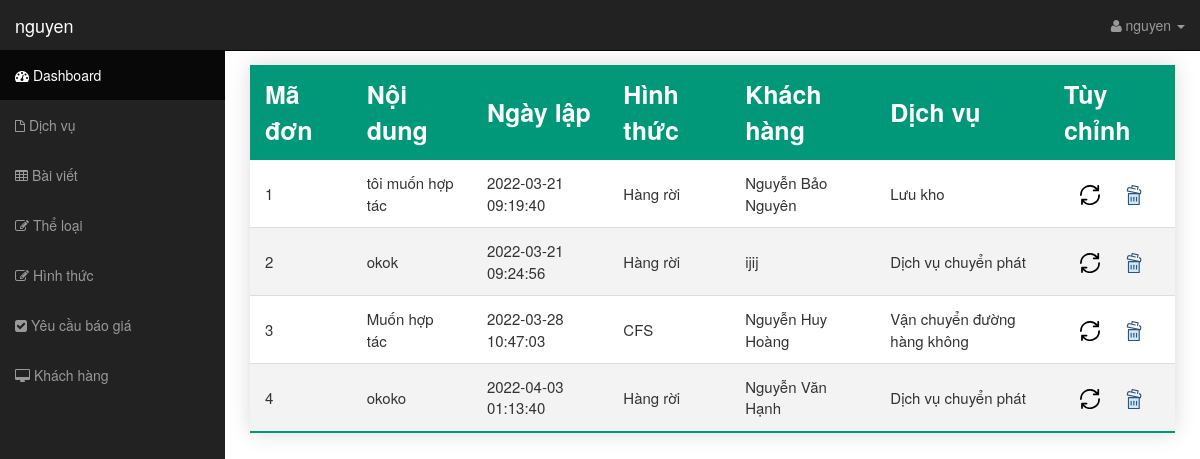
The app's page /controller/admin.php?view=yeucaudongia (signed in), older data.
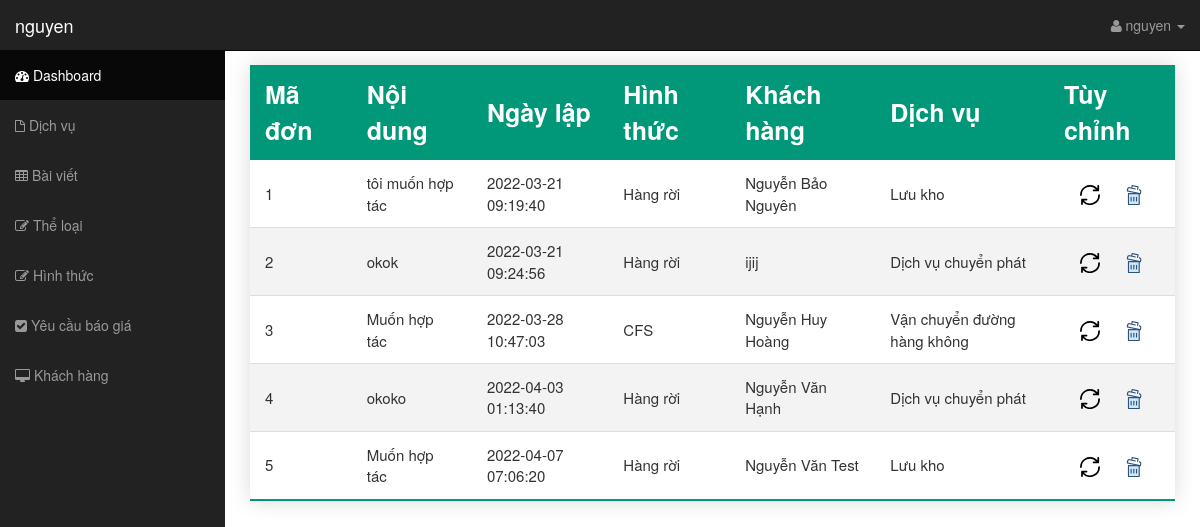
The same page, newer data.
### tables this page shows
CREATE TABLE `ttdonbaogia` (
  `madon` int(11) NOT NULL,
  `noidung` varchar(255) NOT NULL,
  `ngaylap` datetime NOT NULL,
  `mahinhthuc` int(11) NOT NULL,
  `makh` int(11) NOT NULL,
  `madv` varchar(32) NOT NULL
);

CREATE TABLE `hinhthuc` (
  `mahinhthuc` int(11) NOT NULL,
  `tenhinhthuc` varchar(255) NOT NULL
);

CREATE TABLE `khachhang` (
  `makh` int(11) NOT NULL,
  `tenkhachhang` varchar(255) NOT NULL,
  `diachi` varchar(255) NOT NULL,
  `email` varchar(100) NOT NULL
);

CREATE TABLE `dichvu` (
  `madv` varchar(32) NOT NULL,
  `tendv` varchar(255) NOT NULL,
  `noidung` text NOT NULL
);

### controller/admin.php (called while the page is built)
<?php
include "../view/admin/header.php";
include "../view/admin/admin.php";
include "../view/admin/footer.php";
?>

### model/thuvien.php (called while the page is built, shortened)
<?php
function showDatabase($pdo, $table) {
	$select = "SELECT * FROM $table";
	$stmt = $pdo->prepare($select);
	$stmt->execute();
	$element = $stmt->fetchAll(PDO::FETCH_ASSOC);
	$pdo = null;
	return $element;
}
function showDatabaseWithId($pdo, $table, $key, $id) {
	$select = "SELECT * FROM $table WHERE $key = '$id'";
	$stmt = $pdo->prepare($select);
	$stmt->execute();
	$element = $stmt->fetchAll(PDO::FETCH_ASSOC);
	$pdo = null;
	return $element;
}
?>

### view/admin/yeucaudongia.php (the view)
<table class="styled-table">
    <thead>
        <tr>
            <th>Mã đơn </th>
            <th>Nội dung</th>
            <th>Ngày lập</th>
            <th>Hình thức</th>
            <th>Khách hàng</th>
            <th>Dịch vụ</th>
            <th>Tùy chỉnh</th>
        </tr>
    </thead>
    <tbody>
        <?php
            $table = "ttdonbaogia";
            $row = showDatabase($pdo, $table);
            foreach ($row as $value) {
        ?>
            <tr>
                <td><?php echo $value['madon'];?></td>
                <td><?php echo $value['noidung'];?></td>
                <td><?php echo $value['ngaylap'];?></td>
                <td><?php
                    $hinhthuc = showDatabaseWithId($pdo, "hinhthuc", "mahinhthuc" , $value["mahinhthuc"]);
                    foreach ($hinhthuc as  $infor_hinhthuc) {
                        echo $infor_hinhthuc['tenhinhthuc'];
                    }
                ?></td>
                <td><?php
                    $khachhang = showDatabaseWithId($pdo, "khachhang", "makh" , $value["makh"]);
                    foreach ($khachhang as  $infor_khachhang) {
                        echo $infor_khachhang['tenkhachhang'];
                    }
                ?></td>
                <td><?php
                    $dichvu = showDatabaseWithId($pdo, "dichvu", "madv" , $value["madv"]);
                    foreach ($dichvu as  $infor_dv) {
                        echo $infor_dv['tendv'];
                    }
                ?></td>
                <td class="option">
                    <a class="update" href="../controller/sua_kh.php?makh=<?php echo $value['makh'];?>" value="">
                        <img src="../view/images/icon/update.svg" title="<?php echo $value['makh'];?>" alt="Cập nhật">
                    </a>
                    <a href="../controller/xoa_kh.php?makh=<?php echo $value['makh'];?>">
                        <img src="../view/images/icon/delete.svg" title="Xóa" alt="Xóa">
                    </a>
                </td>
            </tr>
        <?php } ?>
    </tbody>
</table>

### view/admin/header.php (shortened to what this page needs)
<?php
require '../model/thuvien.php';
if(!empty($_SESSION['username'])) {
    $username = $_SESSION['username'];
} else {
    header("location: ../controller/login.php");
}
?>
<!DOCTYPE html>
<html lang="en">
  <head>
    <link href="/weblogistic/view/css/bootstrap.css" rel="stylesheet">
    <link href="/weblogistic/view/css/sb-admin.css" rel="stylesheet">
    <link rel="stylesheet" href="/weblogistic/view/font-awesome/css/font-awesome.min.css">
    <link rel="stylesheet" href="//cdnjs.cloudflare.com/ajax/libs/morris.js/0.5.1/morris.css">
    <link rel="stylesheet" href="../view/css/admin.css">
  </head>
  <body>
    <div id="wrapper">
      <nav class="navbar navbar-inverse navbar-fixed-top" role="navigation">
        <div class="navbar-header">
          <a class="navbar-brand" href="/weblogistic/controller/admin.php"><?php echo $username;?></a>
        </div>
        <div class="collapse navbar-collapse navbar-ex1-collapse">
          <ul class="nav navbar-nav side-nav">
            <li class="active"><a href="/weblogistic/controller/admin.php"><i class="fa fa-dashboard"></i> Dashboard</a></li>
            <li><a href="admin.php?view=dichvu"><i class="fa fa-file-o"></i> Dịch vụ</a></li>
            <li><a href="admin.php?view=baiviet"><i class="fa fa-table"></i> Bài viết</a></li>
            <li><a href="admin.php?view=theloai"><i class="fa fa-edit"></i> Thể loại</a></li>
            <li><a href="admin.php?view=hinhthuc"><i class="fa fa-edit"></i> Hình thức</a></li>
            <li><a href="admin.php?view=yeucaudongia"><i class="fa fa-check-square"></i> Yêu cầu báo giá</a></li>
            <li><a href="admin.php?view=khachhang"><i class="fa fa-desktop"></i> Khách hàng</a></li>
          </ul>
          <ul class="nav navbar-nav navbar-right navbar-user">
            <li class="dropdown user-dropdown">
              <a href="#" class="dropdown-toggle" data-toggle="dropdown"><i class="fa fa-user"></i> <?php echo $username;?> <b class="caret"></b></a>
            </li>
          </ul>
        </div>
      </nav>

### view/admin/admin.php (shortened to what this page needs)
  <div id="page-wrapper">
    <?php
      if(isset($_GET['view'])) {
        $path = $_GET['view'].".php";
        if(file_exists("../view/admin/$path")) {
          include "../view/admin/$path";
        }
        else {
          $path="404.php";
          include "../view/admin/$path";
        }
      }
    ?>
  </div>
</div>

### view/admin/footer.php (shortened to what this page needs)
  </body>
</html>

### view/css/sb-admin.css (style rules this page uses)
body { margin-top: 50px; }
#wrapper { padding-left: 0; }
#page-wrapper { width: 100%; padding: 5px 15px; }
@media (min-width:768px) { #wrapper { padding-left: 225px; } }
@media (min-width:768px) { #page-wrapper { padding: 15px 25px; } }
@media (min-width:768px) { .side-nav { margin-left: -225px; left: 225px; width: 225px; position: fixed; top: 50px; height: 100%; border-radius: 0; border: none; background-color: #222222; overflow-y: auto; } }
@media (min-width:768px) { .side-nav>li>a { width: 225px; } }
@media (min-width:768px) { .navbar-collapse { padding-left: 15px !important; padding-right: 15px !important; } }

### view/css/admin.css (style rules this page uses)
.styled-table { border-collapse: collapse; margin: 0 auto; box-shadow: 0 0 20px rgba(0, 0, 0, 0.15); }
.styled-table thead tr { background: #009879; color: #fff; text-align: left; }
.styled-table th, .styled-table td { padding: 12px 15px; }
.styled-table th { font-size: 2.5rem; }
.styled-table td { font-size: 1.5rem; }
.styled-table tbody tr { border-bottom: 1px solid #dddddd; }
.styled-table tbody tr:nth-of-type(even) { background-color: #f3f3f3; }
.styled-table tbody tr:last-of-type { border-bottom: 2px solid #009879; }
.option { text-align: center; }
.option a { color: blue; margin: 10px; cursor: pointer; text-decoration: none; }
.option a img { width: 20px; }
.active { display: block !important; }

Row changes from the older to the newer data that the page shows:
added ttdonbaogia: madon "5", noidung "Muốn hợp tác", ngaylap "2022-04-07 07:06:20", hinhthuc (tenhinhthuc "Hàng rời"), dichvu (tendv "Lưu kho")
added khachhang: tenkhachhang "Nguyễn Văn Test", shown under "5"
